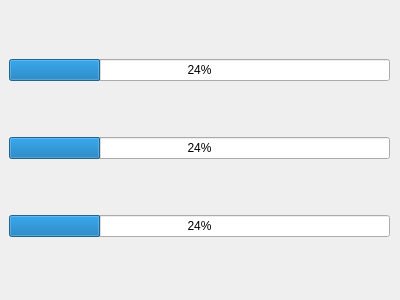
<?xml version="1.0" encoding="UTF-8"?>
<ui version="4.0">
 <class>Form</class>
 <widget class="QWidget" name="Form">
  <property name="geometry">
   <rect>
    <x>0</x>
    <y>0</y>
    <width>400</width>
    <height>300</height>
   </rect>
  </property>
  <property name="windowTitle">
   <string>Form</string>
  </property>
  <widget class="QWidget" name="verticalLayoutWidget">
   <property name="geometry">
    <rect>
     <x>9</x>
     <y>9</y>
     <width>381</width>
     <height>281</height>
    </rect>
   </property>
   <layout class="QVBoxLayout" name="verticalLayout">
    <item>
     <widget class="QProgressBar" name="progressBar">
      <property name="value">
       <number>24</number>
      </property>
     </widget>
    </item>
    <item>
     <widget class="QProgressBar" name="progressBar_2">
      <property name="value">
       <number>24</number>
      </property>
     </widget>
    </item>
    <item>
     <widget class="QProgressBar" name="progressBar_3">
      <property name="value">
       <number>24</number>
      </property>
     </widget>
    </item>
   </layout>
  </widget>
 </widget>
 <resources/>
 <connections/>
</ui>
